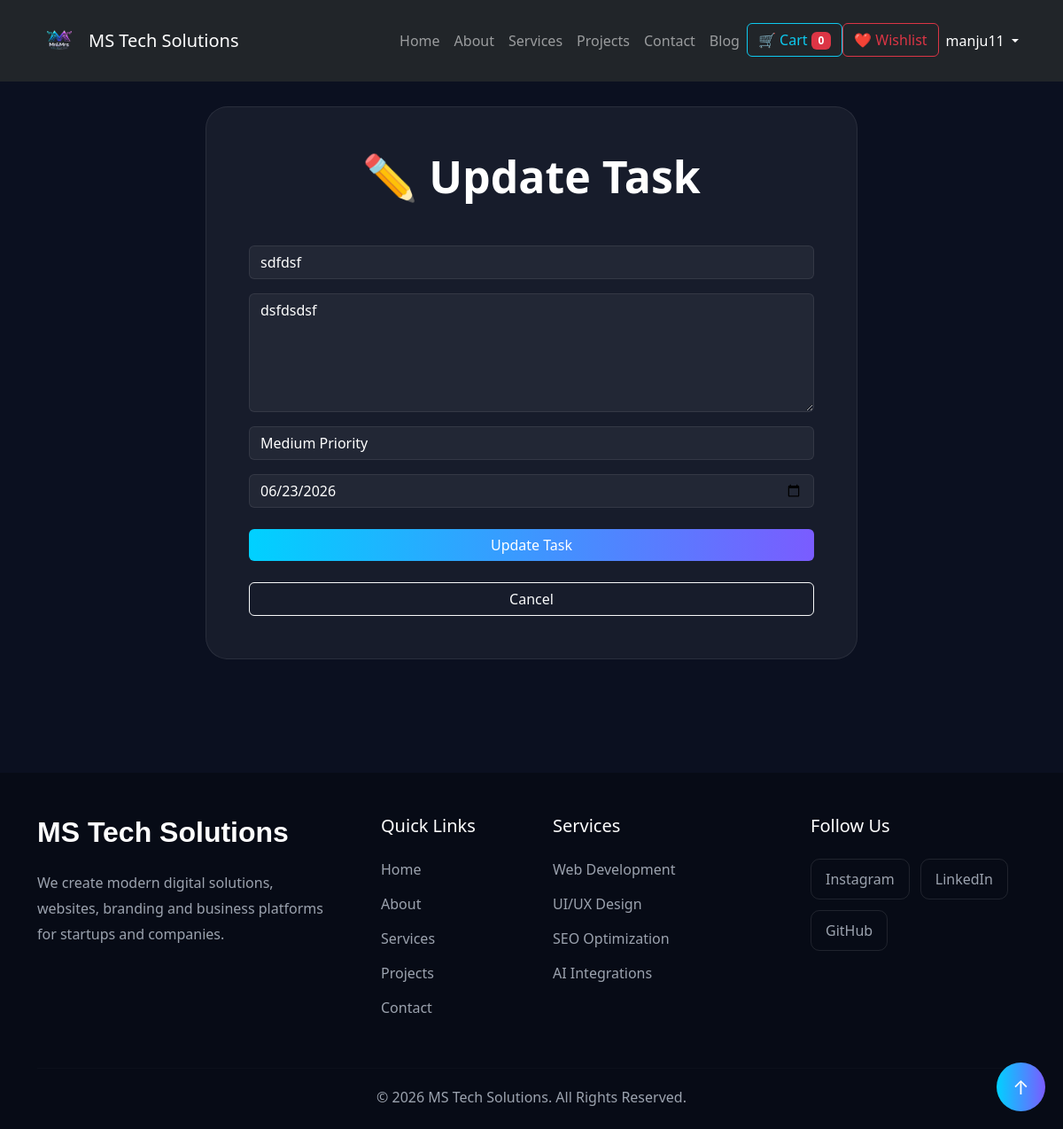
/todo/update-todo/9/ (signed in), run on the app's committed database.
### Todo_app_project/models.py (models this page shows, shortened)
class Todo(models.Model):
    PRIORITY_CHOICES = (
        ('High', 'High'),
        ('Medium', 'Medium'),
        ('Low', 'Low')
    )
    user = models.ForeignKey(
        User,
        on_delete=models.CASCADE
    )
    title = models.CharField(
        max_length=200
    )
    priority = models.CharField(
        max_length=10,
        choices=PRIORITY_CHOICES,
        default='Medium'
    )
    due_date = models.DateField(
        null=True,
        blank=True
    )
    category = models.ForeignKey(
    TodoCategory,
    on_delete=models.CASCADE,
    null=True,
    blank=True
    )
    description = models.TextField()
    is_completed = models.BooleanField(
        default=False
    )
    created_at = models.DateTimeField(
        auto_now_add=True
    )

### Todo_app_project/views.py (the view, shortened to what this page needs)
# urls.py: path('update-todo/<int:id>/', views.update_todo, name='update_todo'),
@login_required
def update_todo(request, id):
    todo = Todo.objects.get(
        id=id,
        user=request.user
    )
    return render(
        request,
        'todo_app/update_todo.html',
        {
            'todo': todo
        }
    )

### E_commerce_app/context_processors.py (called while the page is built)
def cart_count(request):
    count = 0
    if request.user.is_authenticated:
        count = Cart.objects.filter(
            user=request.user
        ).count()
    return {
        'cart_count': count
    }

### Todo_app_project/templates/todo_app/update_todo.html (shortened to what this page needs)
{% extends 'base.html' %}
{% block content %}
<section class="todo-section py-5">
<div class="container">
<div class="row justify-content-center">
<div class="col-lg-8">
<div class="todo-card p-5">
<h1 class="page-title text-center mb-5">
✏️ Update Task
</h1>
<form method="POST">
<div class="mb-3">
<input
type="text"
name="title"
value="{{ todo.title }}"
class="form-control"
required>
</div>
<div class="mb-3">
<textarea
name="description"
rows="5"
class="form-control">{{ todo.description }}</textarea>
</div>
<div class="mb-3">
<select
name="priority"
class="form-select">
<option
value="Medium"
{% if todo.priority == 'Medium' %}
selected
{% endif %}
>
Medium Priority
</option>
</select>
</div>
<div class="mb-4">
<input
type="date"
name="due_date"
value="{{ todo.due_date|date:'Y-m-d' }}"
class="form-control">
</div>
<button
type="submit"
class="btn update-btn w-100">
Update Task
</button><br><br>
<a href="{% url 'todo_homepage' %}" class="btn btn-outline-light w-100">Cancel</a>
</form>
</div>
</div>
</div>
</div>
</section>
{% endblock %}

### portfolio_app/templates/base.html (shortened to what this page needs)
<!DOCTYPE html>
{% load static %}
<html lang="en">
<head>
    <link href="https://cdn.jsdelivr.net/npm/bootstrap@5.3.8/dist/css/bootstrap.min.css" rel="stylesheet">
</head>
<body>
    <button id="topBtn">↑</button>
    {% load static %}
    <br><br><br>
    <nav class="navbar navbar-expand-lg fixed-top navbar-dark bg-dark py-3">
    <div class="container">
        <a class="navbar-brand d-flex align-items-center" href="/">
            <img src="{% static 'images/logo.png' %}"
                 alt="Mr&Mrs Tech Solutions Logo"
                 width="50"
                 height="50"
                 class="me-2 rounded-circle">
            <span class="brand-text">
                MS Tech Solutions
            </span>
        </a>
        <div class="collapse navbar-collapse" id="navbarNav">
            <ul class="navbar-nav ms-auto">
                {% if request.user.is_authenticated %}
                <li class="nav-item">
                    <a class="nav-link " href="{% url 'homepage' %}">Home</a>
                </li>
                <li class="nav-item">
                    <a class="nav-link" href="{% url 'about' %}">About</a>
                </li>
                <li class="nav-item">
                    <a class="nav-link" href="{% url 'services' %}">Services</a>
                </li>
                <li class="nav-item">
                    <a class="nav-link" href="{% url 'projects' %}">Projects</a>
                </li>
                <li class="nav-item">
                    <a class="nav-link" href="{% url 'contact' %}">Contact</a>
                </li>
                <li class="nav-item">
                    <a class="nav-link" href="{% url 'blog_homepage' %}">Blog</a>
                </li>
                <li class="nav-item">
                    <a
                    href="{% url 'cart_page' %}"
                    class="btn btn-outline-info">
                    🛒 Cart
                    <span class="badge bg-danger">
                    {{ cart_count }}
                    </span>
                </a>
                </li>
                <li class="nav-item">
                    <a
                    href="{% url 'wishlist_page' %}"
                    class="btn btn-outline-danger">
                    ❤️ Wishlist
                    </a>
                </li>
                <li class="nav-item dropdown">
                    <a
                        class="nav-link dropdown-toggle text-white"
                        href="#"
                        role="button"
                        data-bs-toggle="dropdown"
                    >
                        {{ request.user.username }}
                    </a>
                </li>
                {% endif %}
            </ul>
        </div>
    </div>
    </nav>
    {% block content %}
    {% endblock %}
    <footer class="footer-section pt-5  pb-4">
    <div class="container">
        <div class="row g-5">
            <div class="col-lg-4">
                <h2 class="footer-logo">
                    MS Tech Solutions
                </h2>
                <p class="footer-text mt-4">
                    We create modern digital solutions,
                    websites, branding and business platforms
                    for startups and companies.
                </p>
            </div>
            <div class="col-lg-2">
                <h5 class="footer-heading">
                    Quick Links
                </h5>
                <ul class="footer-links">
                    <li><a href="{% url 'homepage' %}">Home</a></li>
                    <li><a href="{% url 'about' %}">About</a></li>
                    <li><a href="{% url 'services' %}">Services</a></li>
                    <li><a href="{% url 'projects' %}">Projects</a></li>
                    <li><a href="{% url 'contact' %}">Contact</a></li>
                </ul>
            </div>
            <div class="col-lg-3">
                <h5 class="footer-heading">
                    Services
                </h5>
                <ul class="footer-links">
                    <li><a href="#">Web Development</a></li>
                    <li><a href="#">UI/UX Design</a></li>
                    <li><a href="#">SEO Optimization</a></li>
                    <li><a href="#">AI Integrations</a></li>
                </ul>
            </div>
            <div class="col-lg-3">
                <h5 class="footer-heading">
                    Follow Us
                </h5>
                <div class="footer-socials mt-4">
                    <a href="#">Instagram</a>
                    <a href="#">LinkedIn</a>
                    <a href="#">GitHub</a>
                </div>
            </div>
        </div>
        <hr class="footer-line">
        <div class="text-center">
            <p class="copyright-text">
                © 2026 MS Tech Solutions.
                All Rights Reserved.
            </p>
        </div>
    </div>
    </footer>
</body>
</html>

### portfolio_app/templates/base.html (style rules this page uses)
.footer-section { background:#070B16; }
.footer-logo { color:white; font-weight:700; font-size:32px; font-family:'Poppins',sans-serif; }
.footer-text { color:#9CA3AF; line-height:1.8; }
.footer-heading { color:white; margin-bottom:25px; }
.footer-links { list-style:none; padding:0; }
.footer-links li { margin-bottom:15px; }
.footer-links a { color:#9CA3AF; text-decoration:none; transition:0.3s; }
.footer-socials { display:flex; flex-wrap:wrap; gap:12px; }
.footer-socials a { color:#9CA3AF; text-decoration:none; padding:10px 16px; border:1px solid rgba(255,255,255,0.1); border-radius:10px; transition:.3s; }
.footer-line { border-color:rgba(255,255,255,0.08); margin:40px 0 20px; }
.copyright-text { color:#9CA3AF; margin:0; }
#topBtn { display:none; position:fixed; bottom:20px; right:20px; z-index:999999; width:55px; height:55px; border:none; border-radius:50%; background:linear-gradient( 90deg, #00D1FF, #7A5CFF ); color:white; font-size:22px; cursor:pointer; }
#topBtn { display:block !important; }

### Todo_app_project/templates/todo_app/update_todo.html (style rules this page uses)
.todo-section { background:#0B1020; min-height:100vh; }
.todo-card { background:rgba(255,255,255,.05); border:1px solid rgba(255,255,255,.08); border-radius:25px; }
.page-title { color:white; font-size:50px; font-weight:700; }
.form-control, .form-select { background:rgba(255,255,255,.05); border:1px solid rgba(255,255,255,.08); color:white; }
.update-btn { background:linear-gradient( 90deg, #00D1FF, #7A5CFF ); border:none; color:white; }

### data on the page
Todo: title "sdfdsf", description "dsfdsdsf", priority "Medium Priority", due_date "06/23/2026"

### other printed values
{{ cart_count }} "0"
{{ request.user.username }} "manju11"
